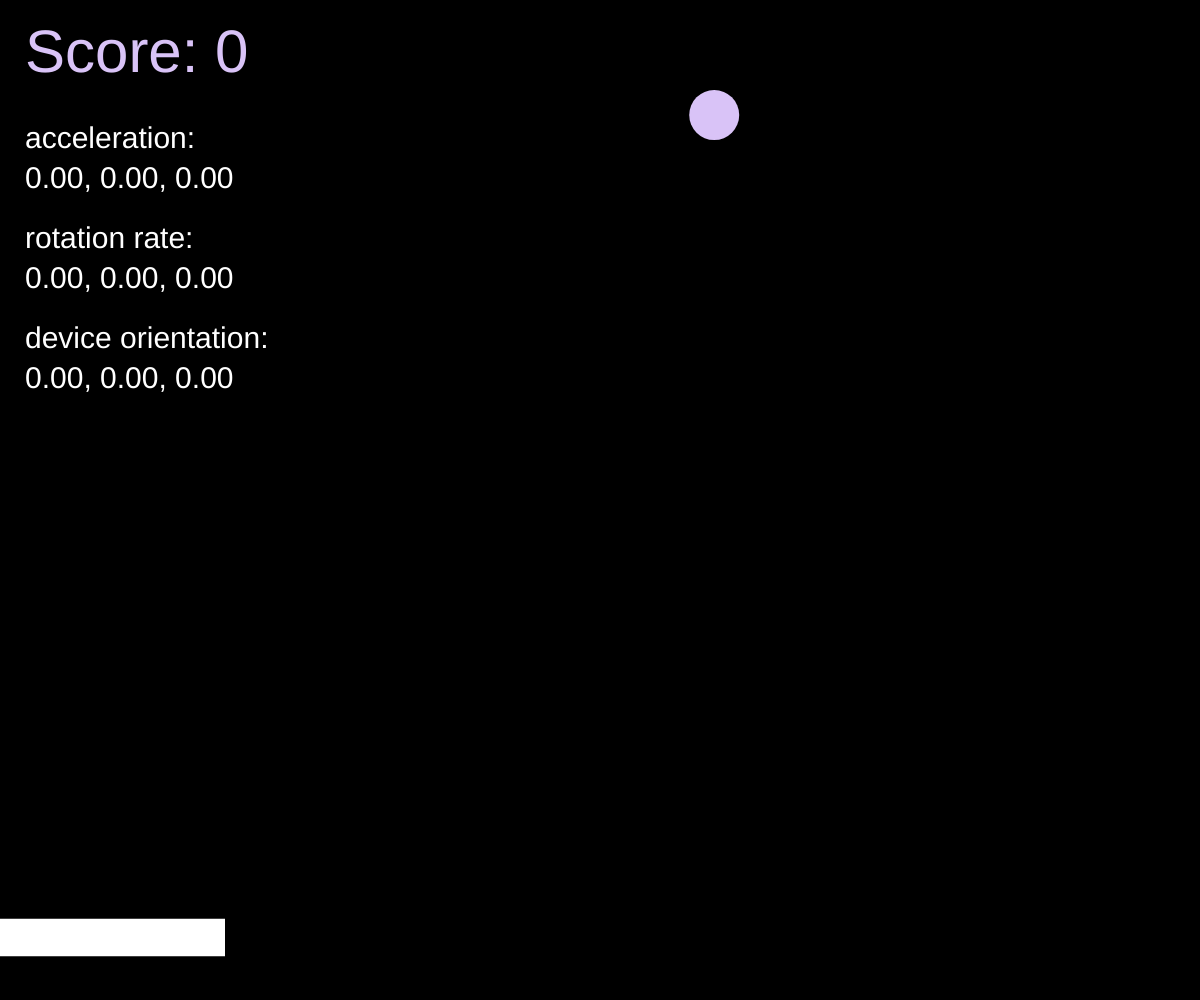
Frame 1 (no input)
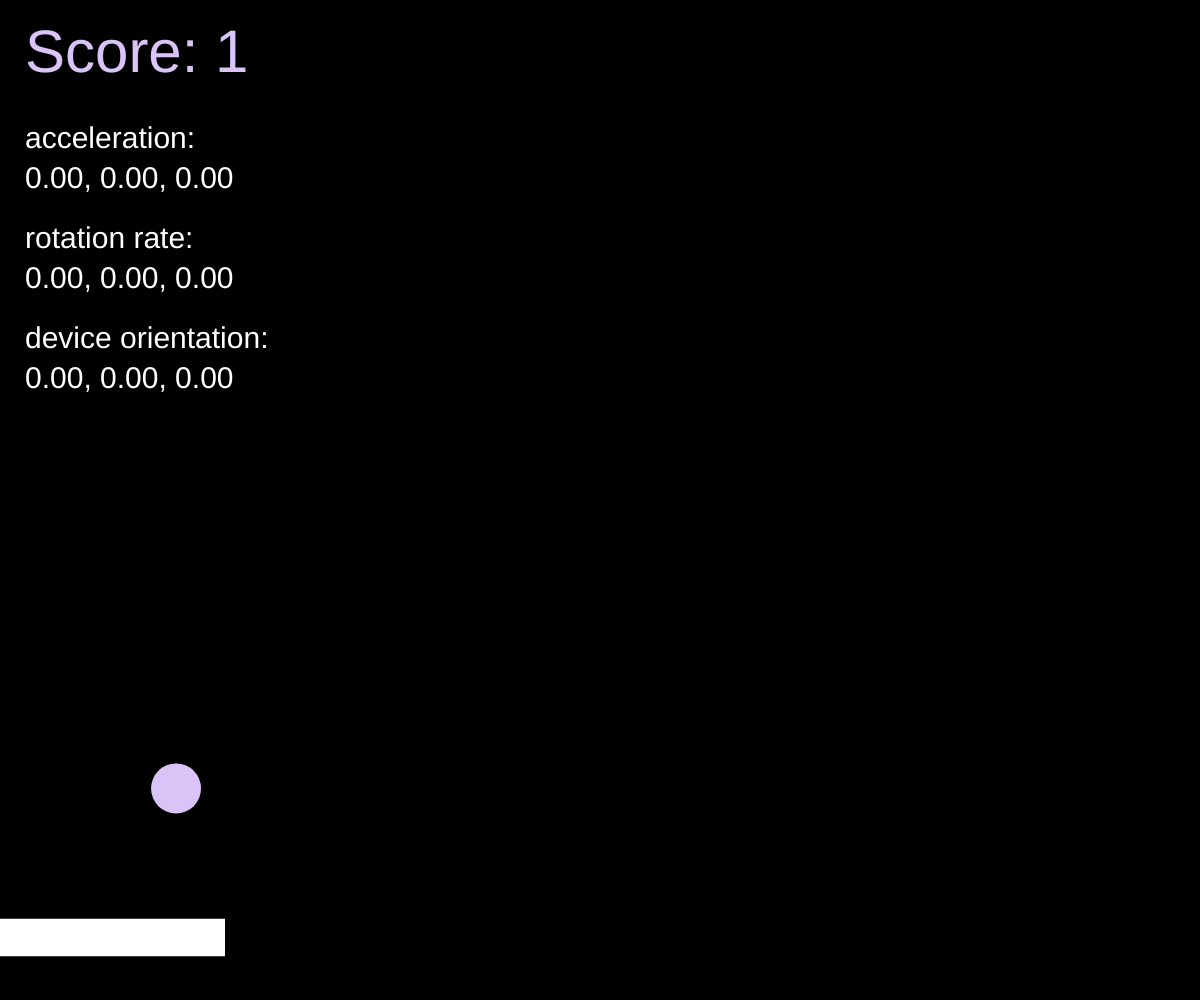
Frame 60 (no input)
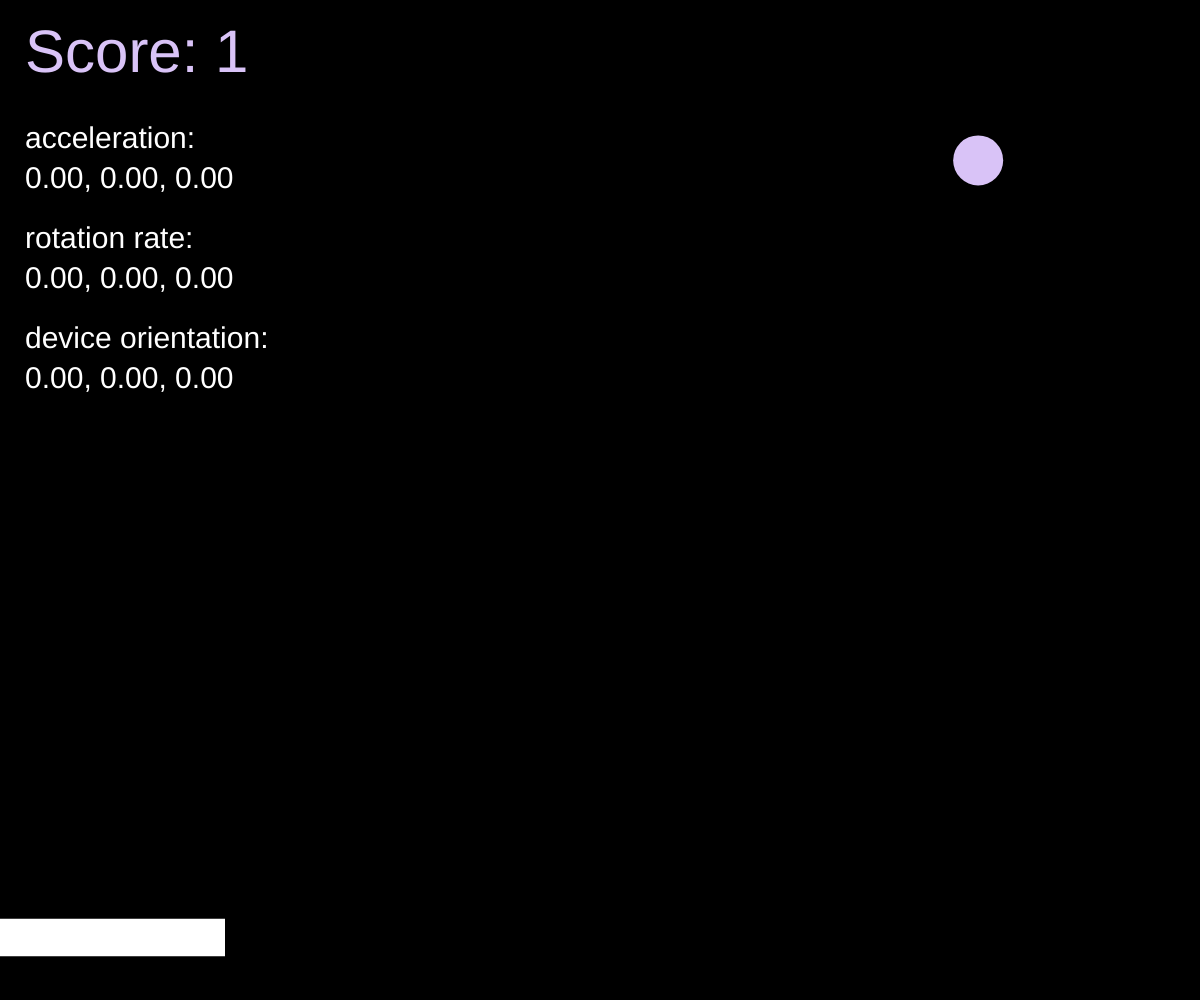
Frame 120 (the mouse pressed at the canvas centre since frame 60)

The p5.js sketch that drew these frames (run headless with seeded random() and noise() and a simulated clock; from frame 60 on, the mouse is pressed at the canvas centre):

// p5.js sketch
// ── sketch.js
// Anna Wasson
// Lab 4: Pong (responsive version)

// ---------- Responsive helpers ----------
let baseW = 400;
let baseH = 400;

// scale factor based on smallest side (keep gameplay proportions)
function s(v) {
  return v * scaleFactor;
}

let scaleFactor = 1;

// ---------- Game state ----------
let xBall, yBall;
let xSpeed, ySpeed;
let score = 0;

let paddleX = 0; // was x
let paddleYBase = 375;

let paddleSpeedBase = 10;

// device motion
let accX = 0,
  accY = 0,
  accZ = 0;
let rrateX = 0,
  rrateY = 0,
  rrateZ = 0;

// device orientation
let rotateDegrees = 0;
let frontToBack = 0;
let leftToRight = 0;

let askButton;

function setup() {
  createCanvas(windowWidth, windowHeight);
  rectMode(CENTER);
  angleMode(DEGREES);

  resetScale();
  resetBall();

  // permission / listeners
  if (
    typeof DeviceMotionEvent?.requestPermission === "function" &&
    typeof DeviceOrientationEvent?.requestPermission === "function"
  ) {
    askButton = createButton("Permission");
    askButton.position(10, 10);
    askButton.mousePressed(handlePermissionButtonPressed);
  } else {
    window.addEventListener("devicemotion", deviceMotionHandler, true);
    window.addEventListener("deviceorientation", deviceTurnedHandler, true);
  }
}

function windowResized() {
  resizeCanvas(windowWidth, windowHeight);
  resetScale();

  // keep paddle in range after resize
  paddleX = constrain(paddleX, paddleHalfW(), width - paddleHalfW());
  // keep ball in range after resize
  xBall = constrain(xBall, ballR(), width - ballR());
  yBall = constrain(yBall, ballR(), height - ballR());
}

function resetScale() {
  scaleFactor = min(width / baseW, height / baseH);
}

function resetBall() {
  xBall = random(width * 0.25, width * 0.75);
  yBall = ballR() + s(30);

  // real random speeds (scaled)
  xSpeed = random([ -1, 1 ]) * random(s(2), s(7));
  ySpeed = random([ -1, 1 ]) * random(s(2), s(7));

  // make sure ball goes generally downward at start (optional)
  if (ySpeed < 0) ySpeed *= -1;
}

function draw() {
  background(0);

  // ---------- Input -> paddle movement ----------
  let paddleSpeed = s(paddleSpeedBase);

  // tilt zones
  if (leftToRight > 20) {
    paddleX += paddleSpeed;
  } else if (leftToRight < -20) {
    paddleX -= paddleSpeed;
  }

  // keep paddle inside screen
  paddleX = constrain(paddleX, paddleHalfW(), width - paddleHalfW());

  // ---------- Ball ----------
  moveBall();
  bounceWalls();
  bouncePaddle();

  // ---------- Draw ----------
  drawTiltArrow();
  drawBall();
  drawPaddle();
  drawHUD();
}

function drawTiltArrow() {
  // simple arrow indicator at center
  push();
  translate(width / 2, height / 2);

  noStroke();
  if (leftToRight > 20) {
    fill(255, 0, 0);
    push();
    rotate(90);
    triangle(s(-30), s(-40), 0, s(-100), s(30), s(-40));
    pop();
  } else if (leftToRight < -20) {
    fill(0, 0, 255);
    push();
    rotate(-90);
    triangle(s(-30), s(-40), 0, s(-100), s(30), s(-40));
    pop();
  } else if (frontToBack > 40) {
    fill(255);
    push();
    rotate(-180);
    triangle(s(-30), s(-40), 0, s(-100), s(30), s(-40));
    pop();
  } else if (frontToBack < 0) {
    fill(255);
    triangle(s(-30), s(-40), 0, s(-100), s(30), s(-40));
  }

  pop();
}

function drawBall() {
  fill("#d9c3f7");
  noStroke();
  ellipse(xBall, yBall, ballR() * 2, ballR() * 2);
}

function drawPaddle() {
  fill("#ffffff");
  noStroke();
  rect(paddleX, paddleY(), paddleW(), paddleH());
}

function drawHUD() {
  // Score (top-left, responsive)
  fill("#d9c3f7");
  noStroke();
  textSize(s(24));
  textAlign(LEFT, TOP);
  text("Score: " + score, s(10), s(10));

  // Debug text (slightly below, responsive)
  fill(255);
  textSize(s(12));
  let y0 = s(50);

  text("acceleration:", s(10), y0);
  text(
    nf(accX, 1, 2) + ", " + nf(accY, 1, 2) + ", " + nf(accZ, 1, 2),
    s(10),
    y0 + s(16)
  );

  text("rotation rate:", s(10), y0 + s(40));
  text(
    nf(rrateX, 1, 2) + ", " + nf(rrateY, 1, 2) + ", " + nf(rrateZ, 1, 2),
    s(10),
    y0 + s(56)
  );

  text("device orientation:", s(10), y0 + s(80));
  text(
    nf(rotateDegrees, 1, 2) +
      ", " +
      nf(leftToRight, 1, 2) +
      ", " +
      nf(frontToBack, 1, 2),
    s(10),
    y0 + s(96)
  );
}

// ---------- Physics ----------
function moveBall() {
  xBall += xSpeed;
  yBall += ySpeed;
}

function bounceWalls() {
  // left/right
  if (xBall < ballR() || xBall > width - ballR()) {
    xSpeed *= -1;
    xBall = constrain(xBall, ballR(), width - ballR());
  }
  // top
  if (yBall < ballR()) {
    ySpeed *= -1;
    yBall = ballR();
  }
  // bottom: you can choose reset or bounce. Here: reset + score stays
  if (yBall > height - ballR()) {
    // optional: reset score if miss
    // score = 0;
    resetBall();
  }
}

function bouncePaddle() {
  // paddle hit test (using paddle rect bounds)
  let px = paddleX;
  let py = paddleY();
  let halfW = paddleHalfW();
  let halfH = paddleH() / 2;

  let hitX = xBall > px - halfW && xBall < px + halfW;
  let hitY = yBall + ballR() >= py - halfH && yBall - ballR() <= py + halfH;

  // only bounce when moving downward (prevents double-bounce)
  if (hitX && hitY && ySpeed > 0) {
    ySpeed *= -1;

    // add a little angle effect based on where it hits the paddle
    let offset = (xBall - px) / halfW; // -1..1
    xSpeed += offset * s(1.5);

    score++;
    yBall = py - halfH - ballR(); // push ball above paddle
  }
}

// ---------- Size getters (responsive) ----------
function ballR() {
  return s(10); // base 10 in 400x400
}
function paddleW() {
  return s(90);
}
function paddleH() {
  return s(15);
}
function paddleHalfW() {
  return paddleW() / 2;
}
function paddleY() {
  // keep it near bottom regardless of height
  return height - s(25);
}

// ---------- Permissions / Sensors ----------
function handlePermissionButtonPressed() {
  DeviceMotionEvent.requestPermission().then((response) => {
    if (response === "granted") {
      window.addEventListener("devicemotion", deviceMotionHandler, true);
    }
  });

  DeviceOrientationEvent.requestPermission()
    .then((response) => {
      if (response === "granted") {
        window.addEventListener("deviceorientation", deviceTurnedHandler, true);
      }
    })
    .catch(console.error);
}

function deviceMotionHandler(event) {
  // some devices can be null
  accX = event.acceleration?.x ?? 0;
  accY = event.acceleration?.y ?? 0;
  accZ = event.acceleration?.z ?? 0;

  rrateZ = event.rotationRate?.alpha ?? 0;
  rrateX = event.rotationRate?.beta ?? 0;
  rrateY = event.rotationRate?.gamma ?? 0;
}

function deviceTurnedHandler(event) {
  rotateDegrees = event.alpha ?? 0;
  frontToBack = event.beta ?? 0;
  leftToRight = event.gamma ?? 0;
}
